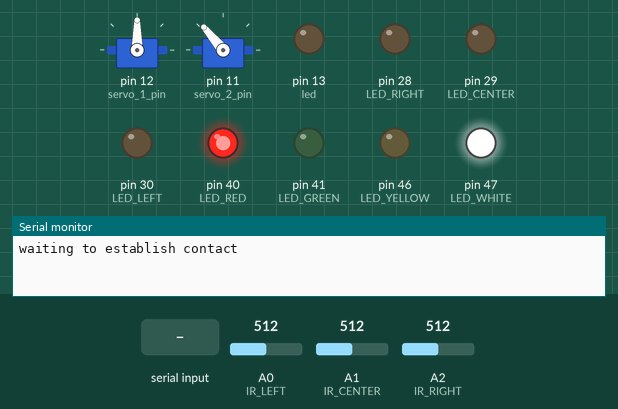
The sketch below on a simulated Arduino Mega 2560, built with avr-gcc and run on an emulated ATmega2560. Parts: 2 × servo, output pins drawn as LEDs (lit = HIGH), the last lines printed to the serial monitor. Dashed ring = blinking. The test bench sets the inputs (shaded band); at power-on: A0 (IR_LEFT) = 512, A1 (IR_CENTER) = 512, A2 (IR_RIGHT) = 512.

Above: at 0.8 s.
0.9 s: "EXPERGISCERE\n" received over the second serial link
At 1.7 s:
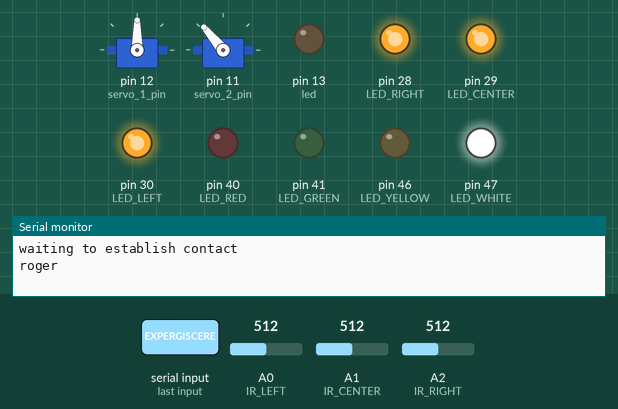
3.9 s: A0 (IR_LEFT) set to 314
6.9 s: A0 (IR_LEFT) set to 287
At 7.44 s:
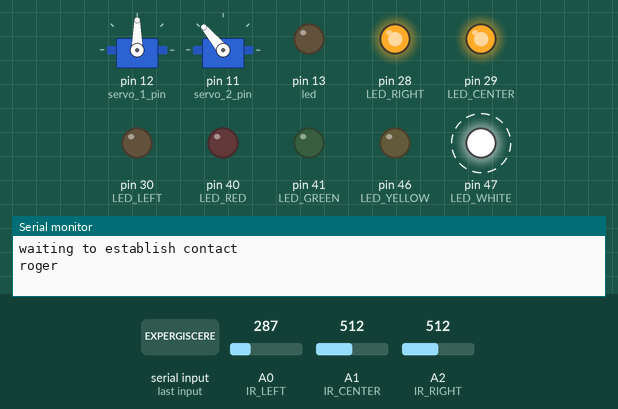
9.9 s: A1 (IR_CENTER) set to 314
12.9 s: A1 (IR_CENTER) set to 288
At 13.11 s:
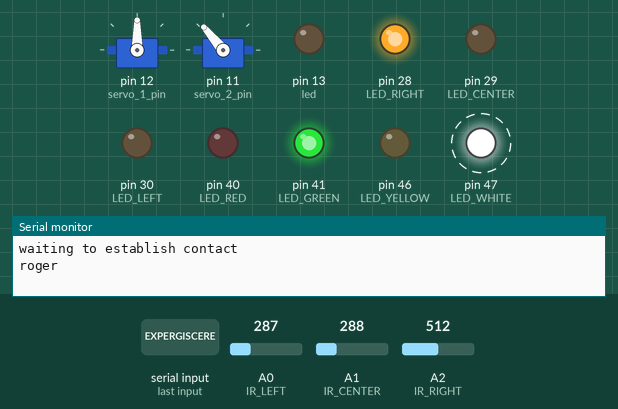
15.9 s: A2 (IR_RIGHT) set to 316
18.9 s: A2 (IR_RIGHT) set to 289
At 19.73 s:
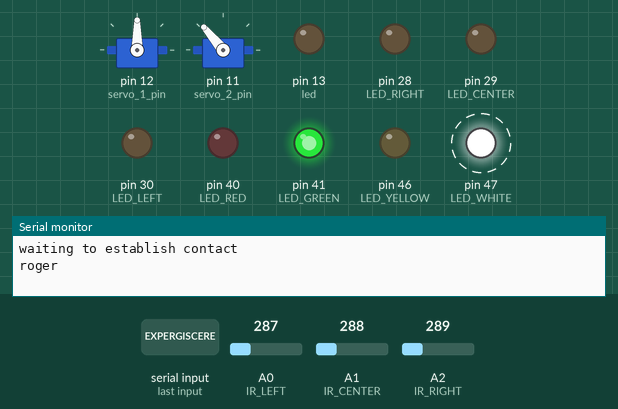
Timing chart, 0 to 22.9 s (numbered marks = the images above; inputs shaded):
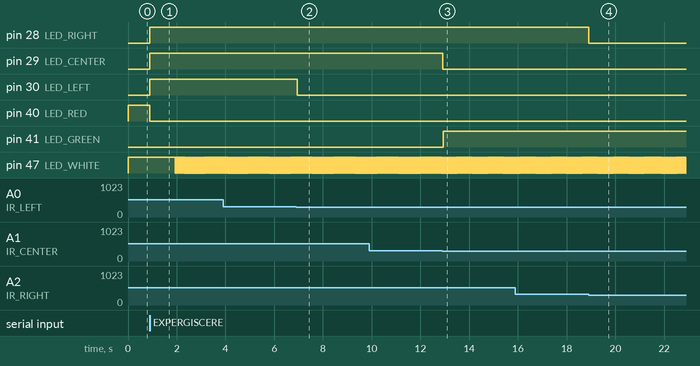

Measured:
- the behaviour switches between 301 and 300 on A0 (IR_LEFT) (found by bisection; images 1 and 2)
- the behaviour switches between 301 and 300 on A1 (IR_CENTER) (found by bisection; images 2 and 3)
- the behaviour switches between 301 and 300 on A2 (IR_RIGHT) (found by bisection; images 3 and 4)
- after the input at 0.9 s, pin 28 (LED_RIGHT), pin 29 (LED_CENTER), pin 30 (LED_LEFT): LOW → HIGH at once; pin 40 (LED_RED): HIGH → LOW at once; pin 47 (LED_WHITE): alternates HIGH for 0.03 s and LOW for 0.03 s, starting after 1.0 s
- after the input at 6.9 s, pin 30 (LED_LEFT): HIGH → LOW after 0.05 s
- after the input at 12.9 s, pin 29 (LED_CENTER): HIGH → LOW at once; pin 41 (LED_GREEN): LOW → HIGH after 0.05 s
- after the input at 18.9 s, pin 28 (LED_RIGHT): HIGH → LOW at once

The sketch:

Blink3.ino
```cpp
//2015/08/13
#include <Servo.h>

Servo servo_0, servo_1, servo_2;
const int servo_0_pin = 10;
const int servo_1_pin = 12;
const int servo_2_pin = 11;
int p0 = 90;
int p1 = 90;
int p2 = 130;

int led = 13;
const int LED_WHITE = 47;
const int LED_YELLOW = 46;
const int LED_RED = 40;
const int LED_GREEN = 41;
const int LED_RIGHT = 28;
const int LED_CENTER = 29;
const int LED_LEFT = 30;

int IR_threshold = 300;
int IR_left_val, IR_right_val, IR_center_val;
const int window = 20;
int index = 0, left_total = 0, left_average = 0;
int center_total = 0, center_average = 0;
int right_total = 0, right_average = 0;
int IR_left_history[window];
int IR_center_history[window];
int IR_right_history[window];
const int IR_LEFT = A0;
const int IR_CENTER = A1;
const int IR_RIGHT = A2;

int state;
const int STOP = 0;
const int TL = 1;
const int STRAIGHT = 2;
const int TR = 3;
const int CTL = 4;
const int CSTRAIGHT = 5;
const int CTR = 6;

float freq = 2;
float amp0 = 60;
float amp1 = 80;
float amp2 = 80;
float phase1 = 1.57;
float phase2 = 1.57;

float smooth_constant = 20;
float turn_duration = 1.5*6.28/freq*1000;//three cycles of CSwim at least
float turn_time;

// the setup routine runs once when you press reset:
void setup() {
  Serial.begin(9600);
  Serial1.begin(38400);
  while (!Serial1){
    ;
  }

  pinMode(LED_CENTER, OUTPUT);
  pinMode(LED_GREEN, OUTPUT);
  pinMode(LED_RED, OUTPUT);
  pinMode(LED_LEFT, OUTPUT);
  pinMode(LED_RIGHT, OUTPUT);
  pinMode(LED_WHITE, OUTPUT);
  pinMode(LED_YELLOW, OUTPUT);
  pinMode(led, OUTPUT);
  //servo_0.attach(servo_0_pin);
  servo_1.attach(servo_1_pin);
  servo_2.attach(servo_2_pin);
  //servo_0.write(p0);
  servo_1.write(p1);
  servo_2.write(p2);
  //nictare();
  digitalWrite(LED_WHITE, HIGH);
  digitalWrite(LED_RED, HIGH);
  Serial.println("waiting to establish contact");
  establish_contact();
  digitalWrite(LED_RED, LOW);
  Serial.println("roger");
}

// the loop routine runs over and over again forever:
void loop() {
  digitalWrite(LED_WHITE, HIGH);   // turn the LED on (HIGH is the voltage level)
  read_IRs();
  set_directionals();
  parse_commands();
  delay(30);               // wait for a second
  if (IR_center_val>IR_threshold)
  {
    digitalWrite(LED_CENTER, HIGH);
    digitalWrite(LED_GREEN, LOW);
    Serial1.println("Found!");
    Serial1.println(IR_center_val);
  }
  else
  {
    digitalWrite(LED_CENTER, LOW);
    digitalWrite(LED_GREEN, HIGH);
  }
  digitalWrite(LED_WHITE, LOW);    // turn the LED off by making the voltage LOW
  write_servo_pos();
  delay(30);               // wait for a second
}

void establish_contact(){
  while (Serial1.available() <= 0) {
    delay(30);
  }
  Serial1.println("EGO RANUNCULUS");
}

void nictare(){
  digitalWrite(LED_GREEN, HIGH);
  digitalWrite(LED_RED, HIGH);
  digitalWrite(LED_WHITE, HIGH);
  digitalWrite(LED_YELLOW, HIGH);
  digitalWrite(LED_LEFT, HIGH);
  digitalWrite(LED_CENTER, HIGH);
  digitalWrite(LED_RIGHT, HIGH);
  delay(1000);
  digitalWrite(LED_GREEN, LOW);
  digitalWrite(LED_RED, LOW);
  digitalWrite(LED_WHITE, LOW);
  digitalWrite(LED_YELLOW, LOW);
  digitalWrite(LED_LEFT, LOW);
  digitalWrite(LED_CENTER, LOW);
  digitalWrite(LED_RIGHT, LOW);
  //Serial1.println("Nico");
}
void dormire(){
  boolean sleeping = true;
  while(sleeping){
    Serial1.println("DORMIO");
    digitalWrite(LED_WHITE, HIGH);
    delay(200);
    digitalWrite(LED_WHITE, LOW);
    delay(2000);
    if (Serial1.available()){
    char terminate = '!';
    String incoming = Serial1.readStringUntil(terminate);
    if (incoming=="EXPERGISCERE"){
      Serial1.println("EXPERGISCOR");
      sleeping = false;
    }
    }
  }
}
void dicere(){
  Serial1.println("DICO");
  Serial1.print("IR LEFT: ");
  Serial1.print(IR_left_val);
  Serial1.print("; IR CENTER: ");
  Serial1.print(IR_center_val);
  Serial1.print("; IR RIGHT: ");
  Serial1.println(IR_right_val);
  Serial1.print("P0: ");
  Serial1.print(p0);
  Serial1.print("; P1: ");
  Serial1.print(p1);
  Serial1.print("; P2: ");
  Serial1.println(p2);
}

void read_IRs(){
  IR_left_val = analogRead(IR_LEFT);
  IR_right_val = analogRead(IR_RIGHT);
  IR_center_val = analogRead(IR_CENTER);
}
void set_directionals(){
  if (IR_left_val>IR_threshold){
    digitalWrite(LED_LEFT, HIGH);}
  else{
    digitalWrite(LED_LEFT, LOW);}
  if (IR_right_val>IR_threshold){
    digitalWrite(LED_RIGHT, HIGH);}
  else{
    digitalWrite(LED_RIGHT, LOW);}
  if (IR_center_val>IR_threshold){
    digitalWrite(LED_CENTER, HIGH);}
  else{
    digitalWrite(LED_CENTER, LOW);}
}
void parse_commands(){
  if (Serial1.available())
  {
    char terminate = '!';
    String incoming = Serial1.readStringUntil(terminate);
//    Serial1.println(incoming);
    if (incoming=="NICTERE"){
      nictare();
      Serial1.println("Nico");}
    if (incoming=="DORMI"){
      dormire();}
    if (incoming=="DIC"){
      dicere();}
    if (incoming=="SINISTER"){
      p1 = 75;}
    if (incoming=="DEXTER"){
      p1 = 105;}
  }
}
void write_servo_pos()
{
  servo_0.write(p0);
  servo_1.write(p1);
  servo_2.write(p2);
}
/*
void write_servo_pos_smoothed()
{
  if (abs(p0-servo_0.read())>smooth_constant)
  {
    int sgn = (p0-servo_0.read())/abs(p0-servo_0.read());
    p0 = p0 - sgn*smooth_constant;
  }
  if (abs(p1-servo_1.read())>smooth_constant)
  {
    int sgn = (p1-servo_1.read())/abs(p1-servo_1.read());
    p1 = p1 - sgn*smooth_constant;
  }
  if (abs(p2-servo_2.read())>smooth_constant)
  {
    int sgn = (p2-servo_2.read())/abs(p2-servo_2.read());
    p2 = p2 - sgn*smooth_constant;
  }
  servo_0.write(p0);
  servo_1.write(p1);
  servo_2.write(p2);
}*/
```
